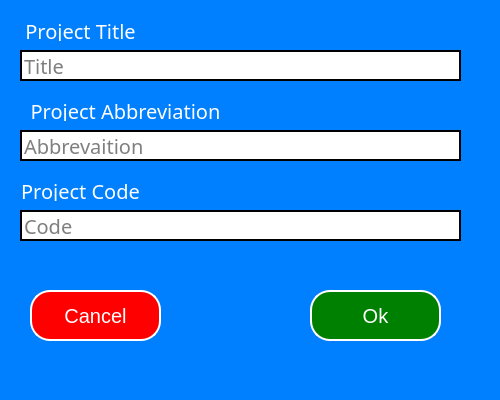
<?xml version="1.0" encoding="UTF-8"?>
<ui version="4.0">
 <class>newProj_add_window</class>
 <widget class="QMainWindow" name="newProj_add_window">
  <property name="geometry">
   <rect>
    <x>0</x>
    <y>0</y>
    <width>500</width>
    <height>400</height>
   </rect>
  </property>
  <property name="minimumSize">
   <size>
    <width>500</width>
    <height>400</height>
   </size>
  </property>
  <property name="maximumSize">
   <size>
    <width>500</width>
    <height>400</height>
   </size>
  </property>
  <property name="windowTitle">
   <string>Create New Project</string>
  </property>
  <property name="styleSheet">
   <string notr="true">background-color: rgb(0, 127, 255);
color: white;
font-family: &quot;Calibri Light&quot;;</string>
  </property>
  <widget class="QWidget" name="centralwidget">
   <widget class="QLabel" name="newProj_window_title_label">
    <property name="geometry">
     <rect>
      <x>10</x>
      <y>20</y>
      <width>141</width>
      <height>21</height>
     </rect>
    </property>
    <property name="font">
     <font>
      <family>Calibri Light</family>
      <pointsize>15</pointsize>
     </font>
    </property>
    <property name="text">
     <string>Project Title</string>
    </property>
    <property name="alignment">
     <set>Qt::AlignCenter</set>
    </property>
   </widget>
   <widget class="QLineEdit" name="newProj_add_title_input">
    <property name="geometry">
     <rect>
      <x>20</x>
      <y>50</y>
      <width>441</width>
      <height>31</height>
     </rect>
    </property>
    <property name="font">
     <font>
      <family>Calibri Light</family>
      <pointsize>15</pointsize>
     </font>
    </property>
    <property name="styleSheet">
     <string notr="true">background-color: white;
color: black;
border: 2px solid black;
border-radius: 20px;</string>
    </property>
    <property name="placeholderText">
     <string>Title</string>
    </property>
   </widget>
   <widget class="QLabel" name="newProj_window_abbv_label">
    <property name="geometry">
     <rect>
      <x>10</x>
      <y>100</y>
      <width>231</width>
      <height>21</height>
     </rect>
    </property>
    <property name="font">
     <font>
      <family>Calibri Light</family>
      <pointsize>15</pointsize>
     </font>
    </property>
    <property name="text">
     <string>Project Abbreviation</string>
    </property>
    <property name="alignment">
     <set>Qt::AlignCenter</set>
    </property>
   </widget>
   <widget class="QLineEdit" name="newProj_add_abbv_input">
    <property name="geometry">
     <rect>
      <x>20</x>
      <y>130</y>
      <width>441</width>
      <height>31</height>
     </rect>
    </property>
    <property name="font">
     <font>
      <family>Calibri Light</family>
      <pointsize>15</pointsize>
     </font>
    </property>
    <property name="styleSheet">
     <string notr="true">background-color: white;
color: black;
border: 2px solid black;
border-radius: 20px;</string>
    </property>
    <property name="placeholderText">
     <string>Abbrevaition</string>
    </property>
   </widget>
   <widget class="QLabel" name="newProj_window_code_label">
    <property name="geometry">
     <rect>
      <x>10</x>
      <y>180</y>
      <width>141</width>
      <height>21</height>
     </rect>
    </property>
    <property name="font">
     <font>
      <family>Calibri Light</family>
      <pointsize>15</pointsize>
     </font>
    </property>
    <property name="text">
     <string>Project Code</string>
    </property>
    <property name="alignment">
     <set>Qt::AlignCenter</set>
    </property>
   </widget>
   <widget class="QLineEdit" name="newProj_add_code_input">
    <property name="geometry">
     <rect>
      <x>20</x>
      <y>210</y>
      <width>441</width>
      <height>31</height>
     </rect>
    </property>
    <property name="font">
     <font>
      <family>Calibri Light</family>
      <pointsize>15</pointsize>
     </font>
    </property>
    <property name="styleSheet">
     <string notr="true">background-color: white;
color: black;
border: 2px solid black;
border-radius: 20px;</string>
    </property>
    <property name="placeholderText">
     <string>Code</string>
    </property>
   </widget>
   <widget class="QPushButton" name="newProj_cancel_btn">
    <property name="geometry">
     <rect>
      <x>30</x>
      <y>290</y>
      <width>131</width>
      <height>51</height>
     </rect>
    </property>
    <property name="styleSheet">
     <string notr="true">background-color: red;
border-radius: 20px;
border: 2px solid white;
color: white;
font-size: 20px;</string>
    </property>
    <property name="text">
     <string>Cancel</string>
    </property>
   </widget>
   <widget class="QPushButton" name="newProj_ok_btn">
    <property name="geometry">
     <rect>
      <x>310</x>
      <y>290</y>
      <width>131</width>
      <height>51</height>
     </rect>
    </property>
    <property name="styleSheet">
     <string notr="true">background-color: green;
border-radius: 20px;
border: 2px solid white;
color: white;
font-size: 20px;</string>
    </property>
    <property name="text">
     <string>Ok</string>
    </property>
   </widget>
  </widget>
 </widget>
 <resources/>
 <connections/>
</ui>
